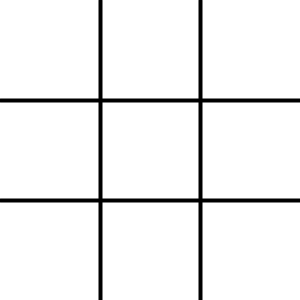
Frame 1 (no input)
Frame 60 (the mouse pressed at the canvas centre just before this capture): identical to frame 1, image omitted
Frame 120 (the mouse held since frame 60 and released just before this capture): identical to frame 1, image omitted

The Processing sketch that drew this single still picture (run headless with seeded random() and noise(); from frame 60 on, the mouse is pressed at the canvas centre):

// Processing sketch: jogo_da_velha
// ── jogo_da_velha.pde
char[][] board;
int boardSize = 3;
int cellSize = 100;

char currentPlayer = 'X';
boolean gameOver = false;
String winner = null;

void setup() {
  // boardSize * cellSize
  size(300, 300);
  board = new char[boardSize][boardSize];
  
  for (int x = 0; x < boardSize; x++) {
    for (int y = 0; y < boardSize; y++) {
      board[x][y] = ' ';
    }
  }
}

void draw() {
  background(255);
  
  if (winner != null) {
    fill(0);
    textSize(20);
    
    String text = winner + " venceu o jogo!";
    int centerX = width / 2;
    
    text(text, centerX - textWidth(text) / 2, height / 2);
    return;
  }
  
  if (gameOver) {
     fill(0);
     textSize(20);
     
    String text = "Ninguém venceu o jogo!";
    int centerX = width / 2;
     
     text(text, centerX - textWidth(text) / 2, height / 2);
    return;
  }
  
  drawBoard();
  checkWinner();
}

void drawBoard() {
  strokeWeight(4);
  
  for (int col = 1; col < boardSize; col++) {
    // Linhas verticais
    line(col * cellSize, 0, col * cellSize, height);
    
    // Linhas horizontais
    line(0, col * cellSize, width, col * cellSize);
  }
  
  // Passa por todas as colunas para desenhar os X e os O
  for (int x = 0; x < boardSize; x++) {
    for (int y = 0; y < boardSize; y++) {
      char player = board[x][y];
      
      if (player == 'X') {
        drawX(x, y);
      } else if (player == 'O') {
        drawO(x, y);
      }
      
    }
  }
}

void drawX(int line, int column) {
  float startX = line * cellSize + cellSize / 4;
  float startY = column * cellSize + cellSize / 4;
  
  float width = cellSize / 2;
  
  line(startX, startY, startX + width, startY + width);
  line(startX + width, startY, startX, startY + width);
}

void drawO(int line, int column) {
  float x = line * cellSize + cellSize / 4;
  float y = column * cellSize + cellSize / 4;
  
  float width = cellSize / 2;
  
  ellipseMode(CORNER);
  ellipse(x, y, width, width);
}

void mouseClicked() {
  if (!gameOver) {
    int x = mouseX / cellSize;
    int y = mouseY / cellSize;
    
    if (board[x][y] == ' ') {
      board[x][y] = currentPlayer;
      
      if (currentPlayer == 'X') {
        currentPlayer = 'O';
      } else {
        currentPlayer = 'X';
      }
    }
    
  }
}

void checkWinner() {
  boolean isBoardFull = true;
  
  for (int index = 0; index < boardSize; index++) {
    // Linhas
    char rowValue = board[index][0];
    if (rowValue != ' ' && rowValue == board[index][1] && rowValue == board[index][2]) {
      winner = String.valueOf(rowValue);
      gameOver = true;
      return;
    }
    
    // Colunas
    char colValue = board[0][index];
    if (colValue != ' ' && colValue == board[1][index] && colValue == board[2][index]) {
      winner = String.valueOf(colValue);
      gameOver = true;
      return;
    }
    
    // Verifique se o tabuleiro está cheio
    for (int j = 0; j < boardSize; j++) {
      if (board[index][j] == ' ') {
        isBoardFull = false;
        break;
      }
    }
  }
  
  // Diagonal
  char topLeft = board[0][0];
  char topRight = board[0][boardSize - 1];
  if (topLeft != ' ' && topLeft == board[1][1] && topLeft == board[2][2]) {
    winner = String.valueOf(topLeft);
    gameOver = true;
    return;
  }
  if (topRight != ' ' && topRight == board[1][1] && topRight == board[2][0]) {
    winner = String.valueOf(topRight);
    gameOver = true;
    return;
  }
  
  if (isBoardFull) {
    gameOver = true;
    println("It's a draw!");
  }
}
